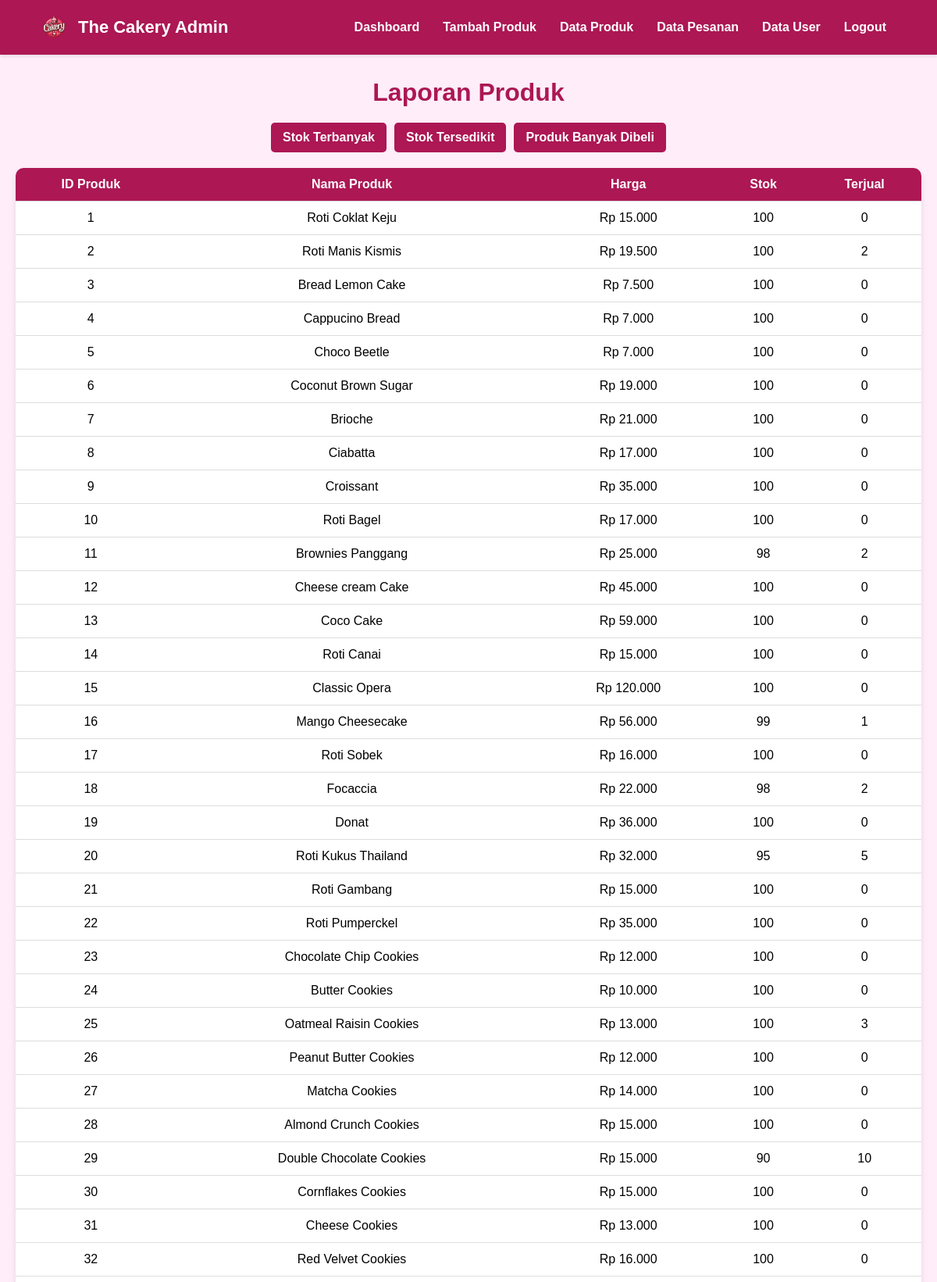
/admin/admin_laporan.php (upper part), run on the app's committed database.
### tables this page shows
CREATE TABLE `tb_produk` (
  `id` int(11) NOT NULL,
  `nama_produk` varchar(255) NOT NULL,
  `deskripsi` text NOT NULL,
  `harga` decimal(10,0) NOT NULL,
  `stok` int(11) NOT NULL,
  `gambar` varchar(255) NOT NULL,
  `kategori` varchar(100) NOT NULL,
  `crated_at` timestamp(6) NOT NULL DEFAULT current_timestamp(6) ON UPDATE current_timestamp(6)
);

### admin/admin_laporan.php (the view, shortened to what this page needs)
<?php
include 'koneksi.php';
$query = "
    SELECT
        tb_produk.id,
        tb_produk.nama_produk,
        tb_produk.harga,
        tb_produk.stok,
        COALESCE(SUM(tb_detailpes.jumlah), 0) AS total_terjual
    FROM
        tb_produk
    LEFT JOIN
        tb_detailpes
    ON
        tb_produk.nama_produk = tb_detailpes.nama_produk
    GROUP BY
        tb_produk.id, tb_produk.nama_produk, tb_produk.harga, tb_produk.stok
";
$result = mysqli_query($koneksi, $query);
?>
<!DOCTYPE html>
<html lang="id">
<head>
<link rel="stylesheet" href="https://cdnjs.cloudflare.com/ajax/libs/font-awesome/6.5.0/css/all.min.css">
</head>
<body>
<?php include 'navmenu.php'; ?>
<h1>Laporan Produk</h1>
<div class="button-group">
    <a href="admin_laporan.php?filter=stok_terbanyak">Stok Terbanyak</a>
    <a href="admin_laporan.php?filter=stok_tersedikit">Stok Tersedikit</a>
    <a href="admin_laporan.php?filter=banyak_dibeli">Produk Banyak Dibeli</a>
</div>
<table>
    <thead>
        <tr>
            <th>ID Produk</th>
            <th>Nama Produk</th>
            <th>Harga</th>
            <th>Stok</th>
            <th>Terjual</th>
        </tr>
    </thead>
    <tbody>
        <?php
        if (mysqli_num_rows($result) > 0) {
            while ($data = mysqli_fetch_assoc($result)) {
                echo "<tr>";
                echo "<td>".htmlspecialchars($data['id'])."</td>";
                echo "<td>".htmlspecialchars($data['nama_produk'])."</td>";
                echo "<td>Rp ".number_format($data['harga'], 0, ',', '.')."</td>";
                echo "<td>".htmlspecialchars($data['stok'])."</td>";
                echo "<td>".htmlspecialchars($data['total_terjual'])."</td>";
                echo "</tr>";
            }
        } else {
            echo "<tr><td colspan='5' class='no-data'>Tidak ada data produk tersedia.</td></tr>";
        }
        ?>
    </tbody>
</table>
</body>
</html>

### admin/admin_laporan.php (style rules this page uses)
body { background-color: #FFEDFA; padding: 20px; font-family: 'Arial', sans-serif; }
h1 { text-align: center; color: #AC1754; margin-bottom: 20px; }
.button-group { display: flex; justify-content: center; gap: 10px; margin-bottom: 20px; }
.button-group a { text-decoration: none; background-color: #AC1754; color: white; padding: 10px 15px; border-radius: 5px; font-weight: bold; transition: background-color 0.3s; }
table { width: 100%; border-collapse: collapse; background-color: white; border-radius: 10px; overflow: hidden; box-shadow: 0 4px 8px rgba(0,0,0,0.1); }
th, td { padding: 12px; border-bottom: 1px solid #ddd; text-align: center; }
th { background-color: #AC1754; color: white; }

### admin/navmenu.php (style rules this page uses)
* { margin: 0; padding: 0; box-sizing: border-box; font-family: 'Arial', sans-serif; }
body { background-color: #FFEDFA; padding: 100px 20px 20px; }

### data on the page
tb_produk: id "1", nama_produk "Roti Coklat Keju", harga "15.000", stok "100", total_terjual "0"
tb_produk: id "2", nama_produk "Roti Manis Kismis", harga "19.500", stok "100", total_terjual "2"
tb_produk: id "3", nama_produk "Bread Lemon Cake", harga "7.500", stok "100", total_terjual "0"
tb_produk: id "4", nama_produk "Cappucino Bread", harga "7.000", stok "100", total_terjual "0"
tb_produk: id "5", nama_produk "Choco Beetle", harga "7.000", stok "100", total_terjual "0"
tb_produk: id "6", nama_produk "Coconut Brown Sugar", harga "19.000", stok "100", total_terjual "0"
tb_produk: id "7", nama_produk "Brioche", harga "21.000", stok "100", total_terjual "0"
tb_produk: id "8", nama_produk "Ciabatta", harga "17.000", stok "100", total_terjual "0"
tb_produk: id "9", nama_produk "Croissant", harga "35.000", stok "100", total_terjual "0"
tb_produk: id "10", nama_produk "Roti Bagel", harga "17.000", stok "100", total_terjual "0"
tb_produk: id "11", nama_produk "Brownies Panggang", harga "25.000", stok "98", total_terjual "2"
tb_produk: id "12", nama_produk "Cheese cream Cake", harga "45.000", stok "100", total_terjual "0"
tb_produk: id "13", nama_produk "Coco Cake", harga "59.000", stok "100", total_terjual "0"
tb_produk: id "14", nama_produk "Roti Canai", harga "15.000", stok "100", total_terjual "0"
tb_produk: id "15", nama_produk "Classic Opera", harga "120.000", stok "100", total_terjual "0"
tb_produk: id "16", nama_produk "Mango Cheesecake", harga "56.000", stok "99", total_terjual "1"
tb_produk: id "17", nama_produk "Roti Sobek", harga "16.000", stok "100", total_terjual "0"
tb_produk: id "18", nama_produk "Focaccia", harga "22.000", stok "98", total_terjual "2"
tb_produk: id "19", nama_produk "Donat", harga "36.000", stok "100", total_terjual "0"
tb_produk: id "20", nama_produk "Roti Kukus Thailand", harga "32.000", stok "95", total_terjual "5"
tb_produk: id "21", nama_produk "Roti Gambang", harga "15.000", stok "100", total_terjual "0"
tb_produk: id "22", nama_produk "Roti Pumperckel", harga "35.000", stok "100", total_terjual "0"
tb_produk: id "23", nama_produk "Chocolate Chip Cookies", harga "12.000", stok "100", total_terjual "0"
tb_produk: id "24", nama_produk "Butter Cookies", harga "10.000", stok "100", total_terjual "0"
tb_produk: id "25", nama_produk "Oatmeal Raisin Cookies", harga "13.000", stok "100", total_terjual "3"
tb_produk: id "26", nama_produk "Peanut Butter Cookies", harga "12.000", stok "100", total_terjual "0"
tb_produk: id "27", nama_produk "Matcha Cookies", harga "14.000", stok "100", total_terjual "0"
tb_produk: id "28", nama_produk "Almond Crunch Cookies", harga "15.000", stok "100", total_terjual "0"
tb_produk: id "29", nama_produk "Double Chocolate Cookies", harga "15.000", stok "90", total_terjual "10"
tb_produk: id "30", nama_produk "Cornflakes Cookies", harga "15.000", stok "100", total_terjual "0"
tb_produk: id "31", nama_produk "Cheese Cookies", harga "13.000", stok "100", total_terjual "0"
tb_produk: id "32", nama_produk "Red Velvet Cookies", harga "16.000", stok "100", total_terjual "0"
